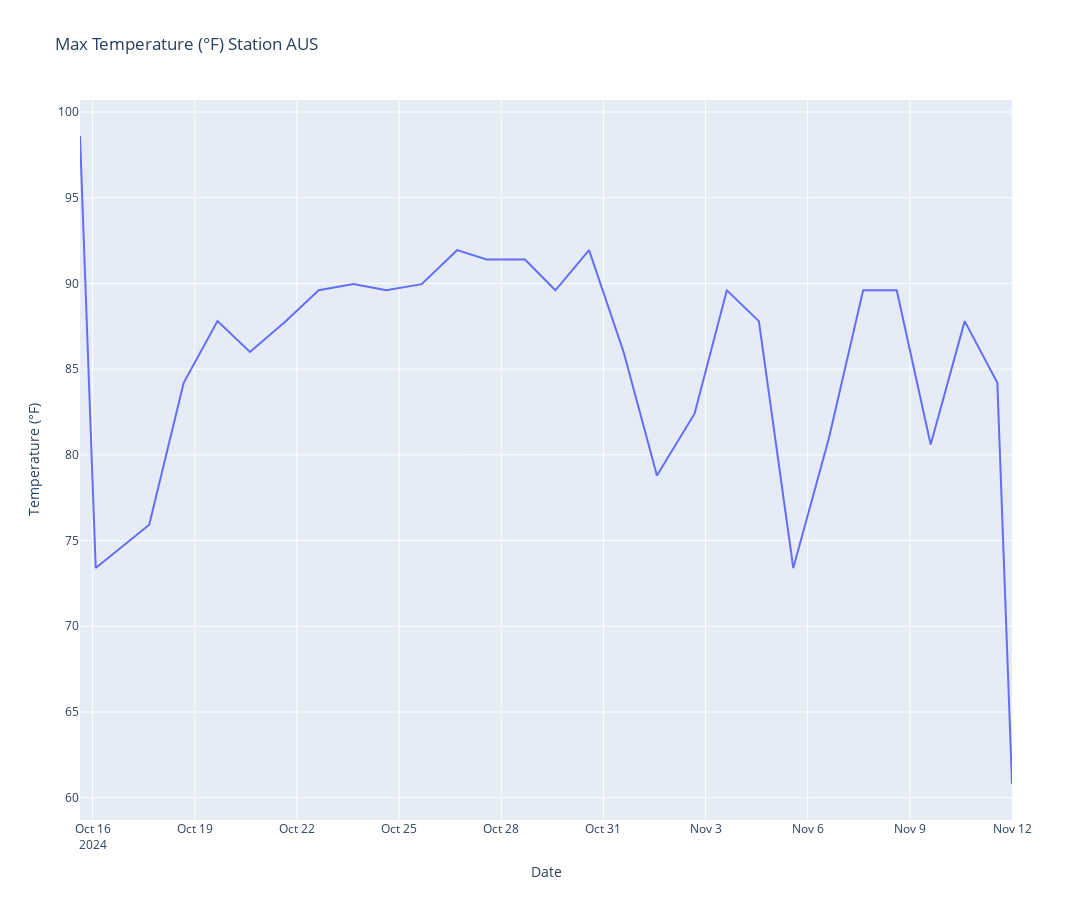

Here is the notebook cell this chart was saved with:
### Code cell
import plotly.express as px

max_idx = df.groupby(df.index.date)["temperature"].idxmax()

fig = px.line(df.loc[max_idx], y="temperature", title=f"Max Temperature (°F) Station {station}", width=1800, height=900)
fig.update_traces(mode="lines", hovertemplate=None)
fig.update_layout(hovermode="x")
fig.update_yaxes(title="Temperature (°F)")
fig.update_xaxes(title="Date")
fig.show()

### Figure 1 — Plotly figure (JSON) as saved in the notebook; plotly's stock layout.template omitted (floating-point values rounded to 4 significant figures)
{"data": [{"legendgroup": "", "line": {"color": "#636efa", "dash": "solid"}, "marker": {"symbol": "circle"}, "mode": "lines", "name": "", "orientation": "v", "showlegend": false, "type": "scatter", "x": ["2024-10-15T15:05:00-05:00", "2024-10-16T02:10:00-05:00", "2024-10-17T15:53:00-05:00", "2024-10-18T16:10:00-05:00", "2024-10-19T16:00:00-05:00", "2024-10-20T14:53:00-05:00", "2024-10-21T16:05:00-05:00", "2024-10-22T15:20:00-05:00", "2024-10-23T15:53:00-05:00", "2024-10-24T15:00:00-05:00", "2024-10-25T15:53:00-05:00", "2024-10-26T16:53:00-05:00", "2024-10-27T13:40:00-05:00", "2024-10-28T16:45:00-05:00", "2024-10-29T14:10:00-05:00", "2024-10-30T13:53:00-05:00", "2024-10-31T14:15:00-05:00", "2024-11-01T13:45:00-05:00", "2024-11-02T16:15:00-05:00", "2024-11-03T15:00:00-06:00", "2024-11-04T13:35:00-06:00", "2024-11-05T13:50:00-06:00", "2024-11-06T14:53:00-06:00", "2024-11-07T15:05:00-06:00", "2024-11-08T14:45:00-06:00", "2024-11-09T14:40:00-06:00", "2024-11-10T14:40:00-06:00", "2024-11-11T13:40:00-06:00", "2024-11-12T00:00:00-06:00"], "xaxis": "x", "y": [98.6, 73.4, 75.92, 84.2, 87.8, 86, 87.8, 89.6, 89.96, 89.6, 89.96, 91.94, 91.4, 91.4, 89.6, 91.94, 86, 78.8, 82.4, 89.6, 87.8, 73.4, 80.96, 89.6, 89.6, 80.6, 87.8, 84.2, 60.8], "yaxis": "y"}], "layout": {"height": 900, "hovermode": "x", "legend": {"tracegroupgap": 0}, "title": {"text": "Max Temperature (°F) Station AUS"}, "width": 1800, "xaxis": {"anchor": "y", "domain": [0, 1], "title": {"text": "Date"}}, "yaxis": {"anchor": "x", "domain": [0, 1], "title": {"text": "Temperature (°F)"}}}}
